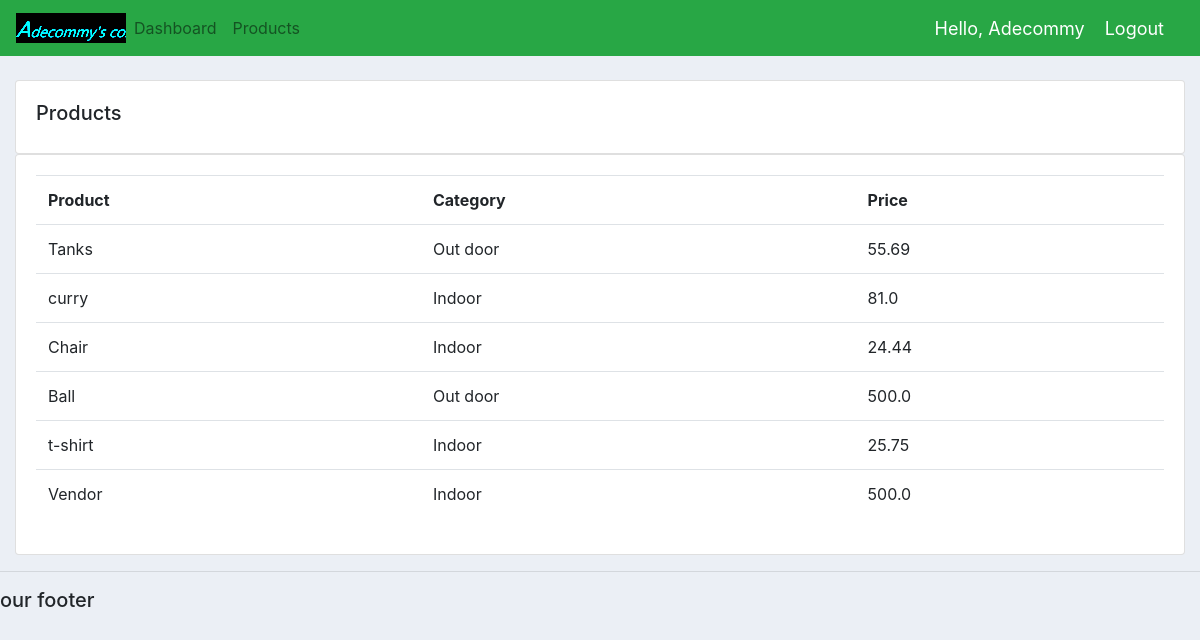
Screenshot of /products/ (signed in) with the database file from the repository.
### accounts/models.py (models this page shows, shortened)
class Product(models.Model):
    CATEGORY = (
        ('Indoor', 'Indoor'),
        ('Out door', 'Out door'),
    )
    name = models.CharField(max_length=200, null=True)
    price = models.FloatField(null=True)
    Category = models.CharField(max_length=200, null=True, choices=CATEGORY)
    description = models.CharField(max_length=200, null=True, blank=True)
    date_created = models.DateTimeField(auto_now_add=True, null=True)
    tags = models.ManyToManyField(Tag)

### accounts/decorators.py (the view)
        def wrapper_func(request, *args, **kwargs):
            group = None
            if request.user.groups.exists():
                group = request.user.groups.all()[0].name
            if group in allowed_roles:
                return view_func(request, *args, **kwargs)
            else:
                return HttpResponse('You are not authorized to view this page')

### accounts/views.py (called while the page is built)
@login_required(login_url='login')
@allowed_users(allowed_roles=['admin'])
def products(request):
    products = Product.objects.all()
    return render(request, 'accounts/products.html', {'products':products})

### accounts/templates/accounts/products.html
{% extends 'accounts/main.html' %}
{% block content %}
  <br>
  <div class="row">
      <div class="col">
          <div class="card card-body">
                <h5>Products</h5>
           </div>
          <div class="card card-body">
              <table class="table">
                  <tr>
                      <th>Product</th>
                      <th>Category</th>
                      <th>Price</th>
                  </tr>
                  {% for products in products %}
                  <tr>
                      <td>{{products.name}}</td>
                      <td>{{products.Category}}</td>
                      <td>{{products.price}}</td>
                  </tr>
                  {% endfor %}
              </table>
          </div>
      </div>
  </div>
{% endblock %}

### accounts/templates/accounts/navbar.html (shortened to what this page needs)
{% load static %}
<nav class="navbar navbar-expand-lg navbar-light bg-success">
 <img src="{% static 'images/logo2.png' %}">
  <div class="collapse navbar-collapse" id="navbarNav">
    <ul class="navbar-nav">
      {% if request.user.is_staff %}
      <li class="nav-item">
        <a class="nav-link" href="{% url 'home' %} ">Dashboard</a>
      </li>
      <li class="nav-item">
        <a class="nav-link" href="{% url 'products' %}">Products</a>
      </li>
      {% else %}
        <li class="nav-item">
          <a class="nav-link" href="{% url 'account' %}">settings</a>
        </li>
        {% endif %}
    </ul>
  </div>
  <span class="hello-msg">Hello, {{request.user}}</span>
  <span ><a  class="hello-msg" href="{% url 'logout' %}">Logout</a></span>
</nav>

### static/css/main.css (style rules this page uses)
body { background-color: #ebeff5 ; }

### accounts/templates/accounts/navbar.html (style rules this page uses)
.hello-msg { font-size: 18px; color: #fff; margin-right: 20px; }

### rows the page displays
Product: name "Tanks", Category "Out door", price "55.69"
Product: name "curry", Category "Indoor", price "81.0"
Product: name "Chair", Category "Indoor", price "24.44"
Product: name "Ball", Category "Out door", price "500.0"
Product: name "t-shirt", Category "Indoor", price "25.75"
Product: name "Vendor", Category "Indoor", price "500.0"

### other values shown
{{ request.user }} "Adecommy"
